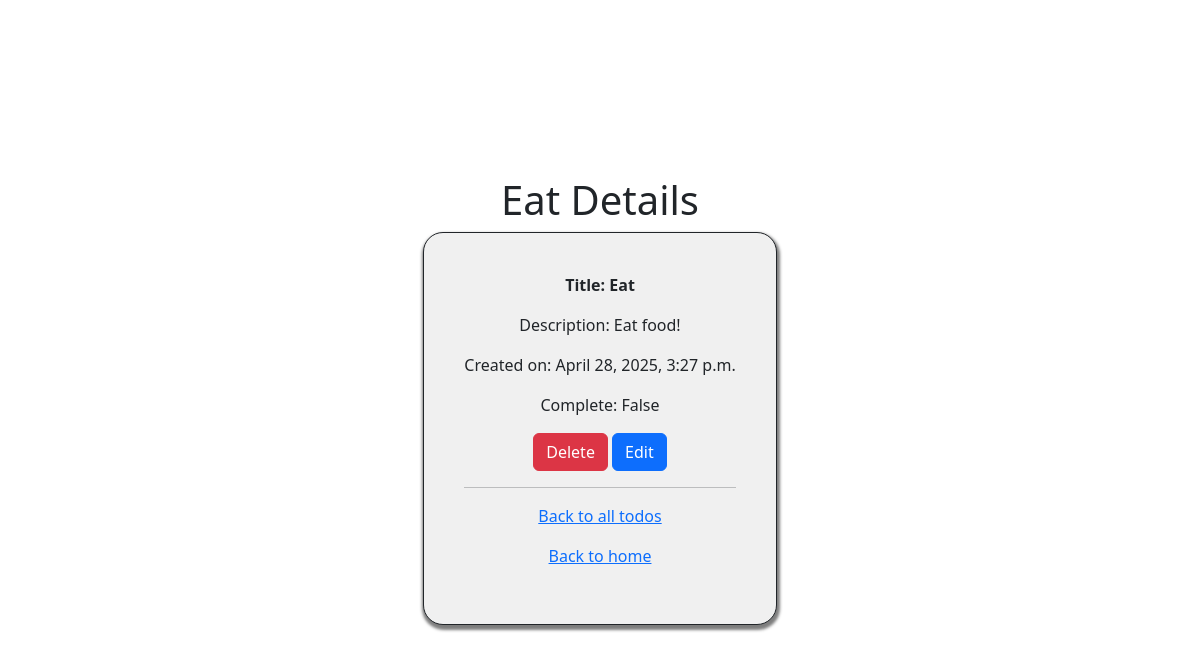
The app's page /details/10 with its own data.
### todoapp/models.py (models this page shows, shortened)
class Task(models.Model):
    user = models.ForeignKey(User, on_delete=models.CASCADE, null=True, blank=True)
    title = models.CharField(max_length=200)
    description= models.TextField(null=True,blank=True)
    complete=models.BooleanField(default=False)
    create= models.DateTimeField(auto_now_add=True)
    class Meta:
        ordering=['-create']

### todoapp/views.py (the view, shortened to what this page needs)
# urls.py: path('details/<int:id>',views.todo_details,name='details')
def todo_details(request,id):
    detail=Task.objects.get(id=id)
    context={"todo_details":detail}
    return render (request,'todoapp/tododetails.html',context)

### todoapp/templates/todoapp/tododetails.html (shortened to what this page needs)
<!DOCTYPE html>
<html>
  <head>
    <link
    rel="stylesheet"
    href="https://cdn.jsdelivr.net/npm/bootstrap@5.3.0/dist/css/bootstrap.min.css"
  />
  </head>
  <header>
    <h1>{{todo_details.title}} Details</h1>
  </header>
  <body>
    <div class="container" >
    <p><strong> Title: {{todo_details.title}}</strong></p>
    <p class="card-text" >Description: {{todo_details.description}}</p>
    <p class="card-text" >Created on: {{todo_details.create}}</p>
    <p class="card-text" >Complete: {{todo_details.complete}}</p>
    <form method="post">
      <button name="delete" value="{{todo_details.id}}" class="btn btn-danger">Delete</button>
      <button name="edit" value="{{todo_details.id}}" class="btn btn-primary">Edit</button>
    </form>
    <hr />
    <P><a href= {% url "view_todo" %}> Back to all todos </a></p>
   <p> <a href= {% url "home" %}> Back to home </a></p>
</div>
  </body>
</html>

### todoapp/templates/todoapp/tododetails.html (style rules this page uses)
html, body { height: 100%; margin: 0; }
body { display: flex; flex-direction:column; justify-content: center; align-items: center; }
.container { border: 1px solid; border-radius:20px; background-color: #f0f0f0; box-shadow: 1px 3px 3px 2px rgba(0, 0, 0, 0.509); padding: 40px; width: fit-content; text-align: center; }

### records on screen
Task: title "Eat", description "Eat food!", create "April 28, 2025, 3:27 p.m.", complete "False"
